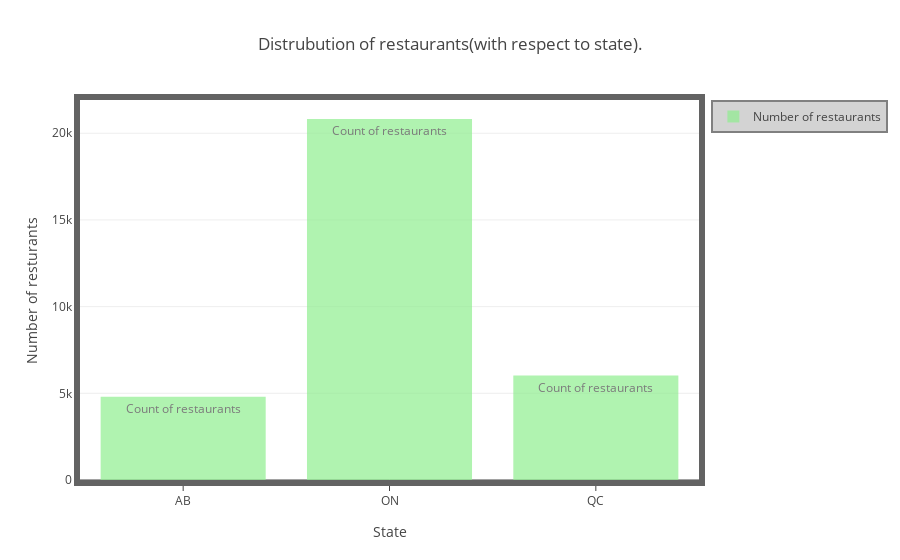

The cell this chart's notebook holds for it:
### Code cell
# Number of restaurants per state in the dataset//

# Preparing data//
business_df = business_df[business_df['state'] != 'BC']
restaurant_count_perstate = business_df.groupby(['state']).size()
# print(restaurant_count_perstate)

trace0 = go.Bar(
        y = restaurant_count_perstate.values,
        x = restaurant_count_perstate.index,
        name = 'Number of restaurants',
        text = 'Count of restaurants',
        marker=dict(
            color='lightgreen',
        ),
        opacity=0.7
    )

# Layout for the plot
layout = dict(title = 'Distrubution of restaurants(with respect to state).',
              xaxis=go.layout.XAxis(showline=True,
                        mirror=True,
                        title='State',            
                        ticks='outside',
                        linecolor='#636363',
                        linewidth=6
                    ),
              yaxis = dict(title = 'Number of resturants',
                        zeroline=True,
                        showline=True,
                        mirror=True,
                        linecolor='#636363',
                        linewidth=6
                    ),
              showlegend=True,
              legend=dict(bgcolor='lightgray',
                        bordercolor='gray',
                        borderwidth=2
                    )
              )

# Add our data to the plot
data = [trace0]

# Combine data and layout into a single figure
fig = dict(data=data, layout=layout)

# IPython notebook- plot
iplot(fig, filename='bar-plot-starsdistrib')

### Figure 1 — Plotly figure (JSON) as saved in the notebook; plotly's stock layout.template omitted (floating-point values rounded to 4 significant figures)
{"data": [{"marker": {"color": "lightgreen"}, "name": "Number of restaurants", "opacity": 0.7, "text": "Count of restaurants", "type": "bar", "uid": "d583fbc5-804d-4259-92ea-dc3e38d6b68c", "x": ["AB", "ON", "QC"], "y": [4805, 20822, 6025]}], "layout": {"legend": {"bgcolor": "lightgray", "bordercolor": "gray", "borderwidth": 2}, "showlegend": true, "title": {"text": "Distrubution of restaurants(with respect to state)."}, "xaxis": {"linecolor": "#636363", "linewidth": 6, "mirror": true, "showline": true, "ticks": "outside", "title": {"text": "State"}}, "yaxis": {"linecolor": "#636363", "linewidth": 6, "mirror": true, "showline": true, "title": {"text": "Number of resturants"}, "zeroline": true}}}
